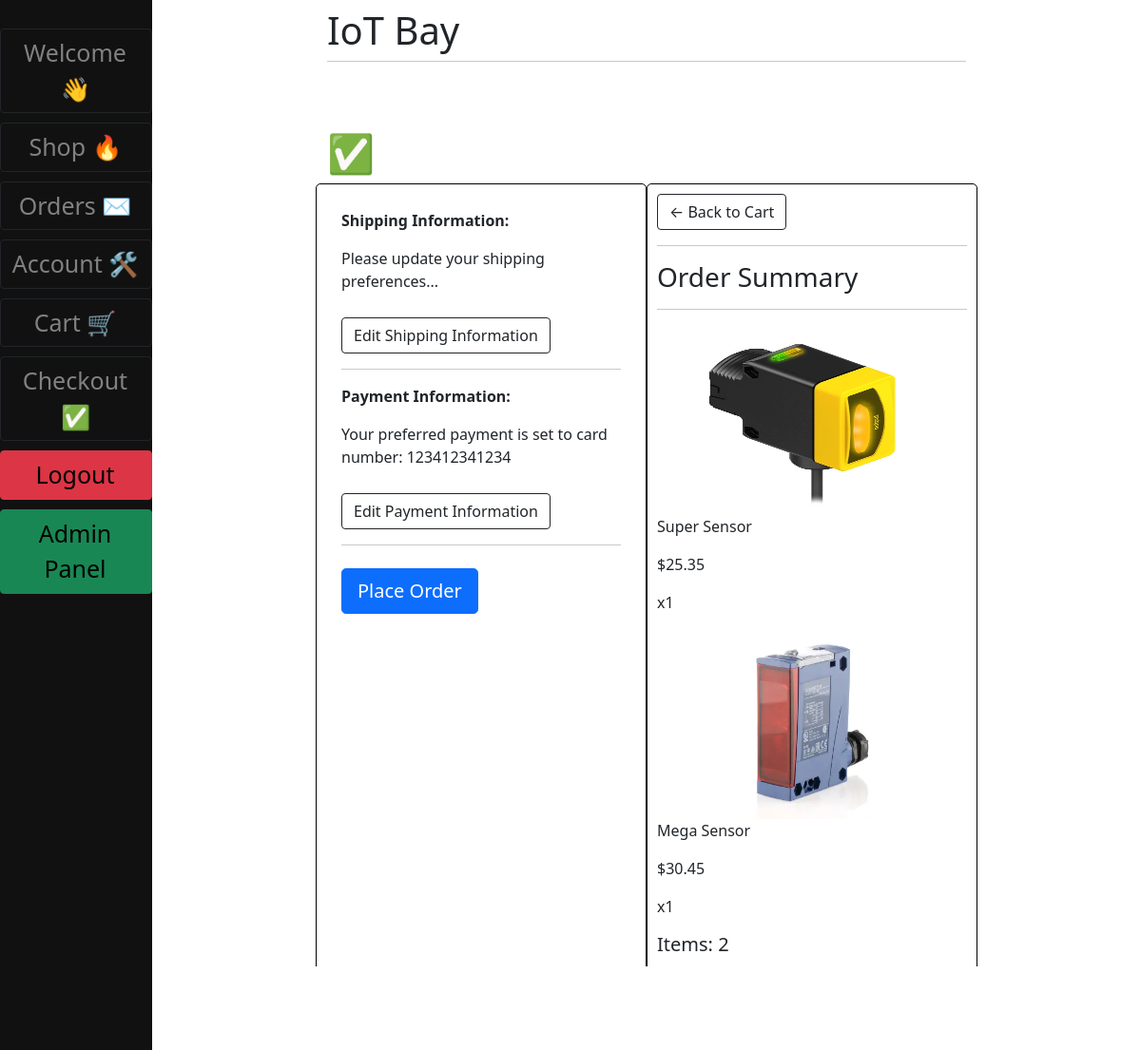
/checkout/ (signed in), run on the app's committed database.
### main/models.py (models this page shows, shortened)
class Payment(models.Model):
    order = models.ForeignKey(Order, on_delete=models.CASCADE)
    customer = models.ForeignKey(User, on_delete=models.CASCADE, null=True)
    name_on_card = models.CharField(max_length=100)
    card_number = models.IntegerField(default=0000-0000-0000)
    expiry_date = models.DateTimeField(null=True)
    cvv = models.IntegerField(default=000)

class OrderItem(models.Model):
    item = models.ForeignKey(Item, on_delete=models.SET_NULL, null=True)
    order = models.ForeignKey(Order, on_delete=models.SET_NULL, null=True)
    quantity = models.IntegerField(default=0, null=True, blank=True)
    date_added = models.DateTimeField(auto_now_add=True)
    @property
    def total_price(self):
        return self.item.price * self.quantity

class Item(models.Model):
    name = models.CharField(max_length=100)
    stock_num = models.IntegerField()
    price = models.FloatField(null=True)
    image = models.ImageField(null=True, blank=True)

### main/views.py (the view, shortened to what this page needs)
# urls.py: path('checkout/', v.CheckoutView.as_view(), name="checkout"),
class CheckoutView(View):
    def get(self, *args, **kwargs):
        form = AddressForm()
        order, created = Order.objects.get_or_create(
            customer=self.request.user, complete=False
        )
        order_items = order.orderitem_set.all()
        try:
            payment = Payment.objects.get(customer=self.request.user)
            has_payment = True
        except:
            payment = None
            has_payment = False
        try:
            shipping = Shipping.objects.get(user=self.request.user)
            has_address = True
        except:
            shipping = None
            has_address = False
        cart_items = order.get_cart_items
        cart_total = order.get_cart_total
        stock_error = False
        context = {
            "form": form,
            "items": order_items,
            "cart_items": cart_items,
            "cart_total": cart_total,
            "payment": payment,
            "has_payment": has_payment,
            "shipping": shipping,
            "has_address": has_address,
            "stock_error": stock_error,
            "error_item": ''
        }
        return render(self.request, "Order_Management/checkout.html", context)

### main/models.py (called while the page is built)
    @property
    def get_cart_total(self):
        orderitems = self.orderitem_set.all()
        total = sum([item.total_price for item in orderitems])
        return total

    @property
    def get_cart_items(self):
        orderitems = self.orderitem_set.all()
        total = sum([item.quantity for item in orderitems])
        return total

### main/templates/Order_Management/checkout.html (shortened to what this page needs)
{% extends 'main/base.html' %}
{% load static %}
{% load crispy_forms_tags %}
{% block content %}
<main class="mt-5 pt-4">
    <div class="row">
      <h1>✅</h1>
        <div class="col-lg-6" style="border:1px solid black; padding: 10px; border-radius: 5px;">
            <form class="card-body" method="POST">
              <p><strong>Shipping Information:</strong></p>
              {% if has_address %}
                <p>Your preferred shipping address is:</p>
                <p>{{shipping.street_address}}</p>
                <p>{{shipping.city}}</p>
                <p>{{shipping.state}}</p>
                <p>{{shipping.postcode}}</p>
                <p>{{shipping.country}}</p>
                <p>Shipping method: {{shipping.shipping_method}}</p>
              {% else %}
                <p>Please update your shipping preferences...</p>
              {% endif %}
              <a class="btn btn-outline-dark" style = "margin-top: 10px;" href="/edit_shippment">Edit Shipping Information</a>
              <br>
              <hr>
              <div id="payment-info">
                  <p><strong>Payment Information:</strong></p>
                  {% if has_payment %}
                    <p>Your preferred payment is set to card number: {{payment.card_number}}</p>
                  {% else %}
                    <p>Please update your payment details...</p>
                  {% endif %}
                  <a class="btn btn-outline-dark" style = "margin-top: 10px;" href="/edit_payment">Edit Payment Information</a>
              </div>
              <hr class="mb-4">
              {% if not has_payment and has_address %}
                <p style="color:grey;">Can't place order. Please select shipping and payment options.</p>
              {% elif cart_items is 0 %}
                <p style="color:grey;">Can't place order. No items in shopping cart.</p>
              {% else %}
                <button class="btn btn-primary btn-lg btn-block" type="submit">Place Order</button>
              {% endif %}
            </form>
        </div>
            <div class="col-lg-6" style="border:1px solid black; padding: 10px; border-radius: 5px;">
                <div class="box-element" >
                    <a  class="btn btn-outline-dark" href="{% url 'cart' %}">&#x2190; Back to Cart</a>
                    <hr>
                    <h3>Order Summary</h3>
                    <hr>
                    {% for order_item in items %}
                    <div class="cart-row">
                        <div style="flex:2"><img style="width: 100%; height: 200px" src="{{order_item.item.image.url}}"></div>
                        <div style="flex:2"><p>{{order_item.item.name}}</p></div>
                        <div style="flex:1"><p>${{order_item.item.price|floatformat:2}}</p></div>
                        <div style="flex:1"><p>x{{order_item.quantity}}</p></div>
                    </div>
                    {% endfor %}
                    <h5>Items:   {{cart_items}}</h5>
                    <h5>Total:   {{cart_total}}</h5>
                </div>
            </div>
			    <a class="btn btn-danger" type="submit" style="float: right;margin: 5px" href="/cancel_order">Cancel Order</a>
          </div>
        </div>
</div>
{% endblock %}

### data on the page
Payment: card_number "123412341234"
OrderItem: item.image (picture), item.name "Super Sensor", item.price "25.35", quantity "1"
OrderItem: item.image (picture), item.name "Mega Sensor", item.price "30.45", quantity "1"

### other printed values
{{ cart_items }} "2"
